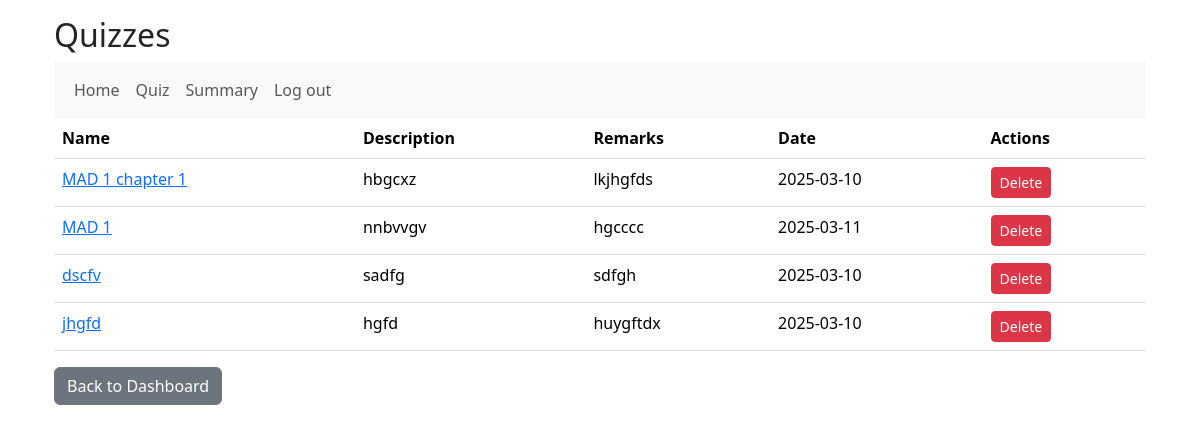
Before: /admin/quiz/show (signed in) with the older database file.
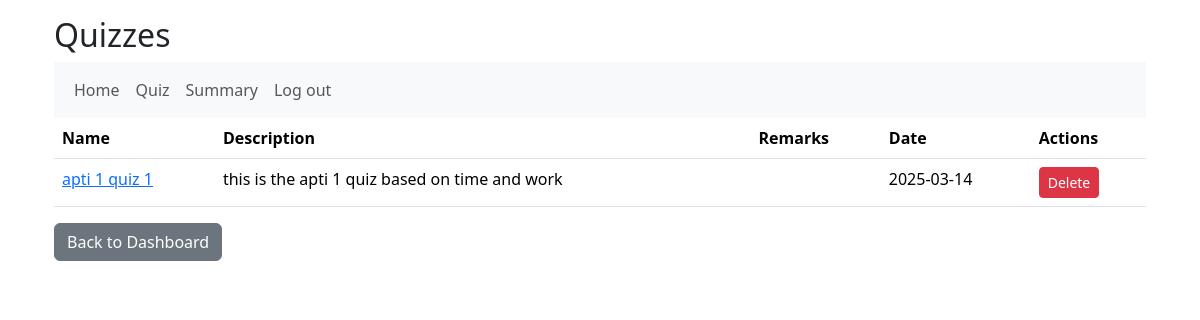
After: the same page with the newer database file.
### models/models.py (models this page shows)
class Quiz(db.Model):
    __tablename__ = "quizzes"
    id = db.Column(db.Integer, primary_key=True, autoincrement=True)
    chapter_id = db.Column(db.Integer, db.ForeignKey('chapters.id'), nullable=False)
    name = db.Column(db.String(50), nullable=False)
    description = db.Column(db.Text)
    remarks = db.Column(db.Text)
    date_of_quiz = db.Column(db.Date)
    chapter = db.relationship('Chapter', back_populates='quizzes')
    questions = db.relationship('Question', back_populates='quiz',cascade="all, delete-orphan")
    scores = db.relationship('Score', back_populates='quiz',cascade="all, delete-orphan")

### controllers/controllers.py (the view)
@controllers.route('/admin/quiz/show')
def quiz_show():
    if not check_role('admin'):
        flash('You are not allowed here')
        return redirect(url_for('controllers.login'))
    quizzes=Quiz.query.all()
    return render_template('admin_quiz.html',quizzes=quizzes)

### controllers/controllers.py (called while the page is built)
def check_role(role):
    if 'user_id' in session and session['role']==role:
        return True
    return False

### templates/admin_quiz.html
{% extends 'layout.html' %}
{% block body %}
    <div class="container">
        <h2>Quizzes</h2>
        <nav class="navbar navbar-expand-sm bg-light">
            <div class="container-fluid">
                <ul class="navbar-nav">
                    <li class="nav-item">
                        <a class="nav-link" href="{{url_for('controllers.admin_dashboard')}}">Home</a>
                    </li>
                    <li>
                        <a class="nav-link" href ="{{url_for('controllers.quiz_show')}}">Quiz</a>
                    </li>
                    <li>
                        <a class="nav-link" href ="{{url_for('controllers.summary_show')}}">Summary</a>
                    </li>
                    <li>
                        <a class="nav-link" href ="{{url_for('controllers.logout')}}">Log out</a>
                    </li>
                </ul>
            </div>
        </nav>
        <table class="table">
            <thead>
            <tr>
                <th>Name</th>
                <th>Description</th>
                <th>Remarks</th>
                <th>Date</th>
                <th>Actions</th>
            </tr>
            </thead>
            <tbody>
            {% for quiz in quizzes %}
                <tr>
                    <td>
                        <a href="{{ url_for('controllers.quiz_show_detail', id=quiz.id) }}">{{ quiz.name }}</a>
                    </td>
                    <td>{{ quiz.description }}</td>
                    <td>{{ quiz.remarks }}</td>
                    <td>{{ quiz.date_of_quiz }}</td>
                    <td>
                         <form method="POST" action="{{ url_for('controllers.quiz_delete', id=quiz.id) }}" style="display: inline;">
                            <button type="submit" class="btn btn-sm btn-danger">Delete</button>
                        </form>
                    </td>
                </tr>
            {% else %}
                <tr>
                    <td colspan="5">No quizzes found.</td>
                </tr>
            {% endfor %}
            </tbody>
        </table>
        <a href="{{ url_for('controllers.admin_dashboard') }}" class="btn btn-secondary">Back to Dashboard</a>
    </div>
{% endblock %}

Changed rows visible on the page:
removed Quiz: name "MAD 1 chapter 1", description "hbgcxz", remarks "lkjhgfds", date_of_quiz "2025-03-10"
removed Quiz: name "MAD 1", description "nnbvvgv", remarks "hgcccc", date_of_quiz "2025-03-11"
removed Quiz: name "dscfv", description "sadfg", remarks "sdfgh", date_of_quiz "2025-03-10"
removed Quiz: name "jhgfd", description "hgfd", remarks "huygftdx", date_of_quiz "2025-03-10"
added Quiz: name "apti 1 quiz 1", description "this is the apti 1 quiz based on time and work", date_of_quiz "2025-03-14"
